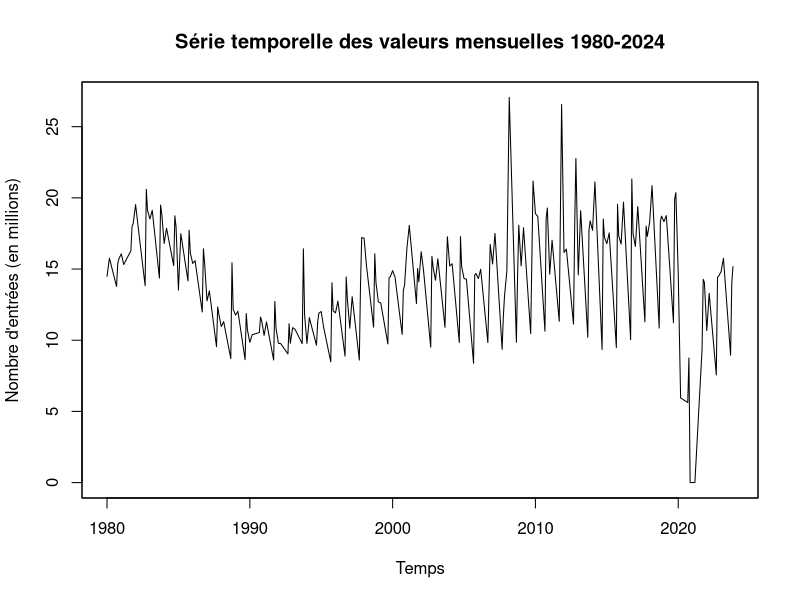
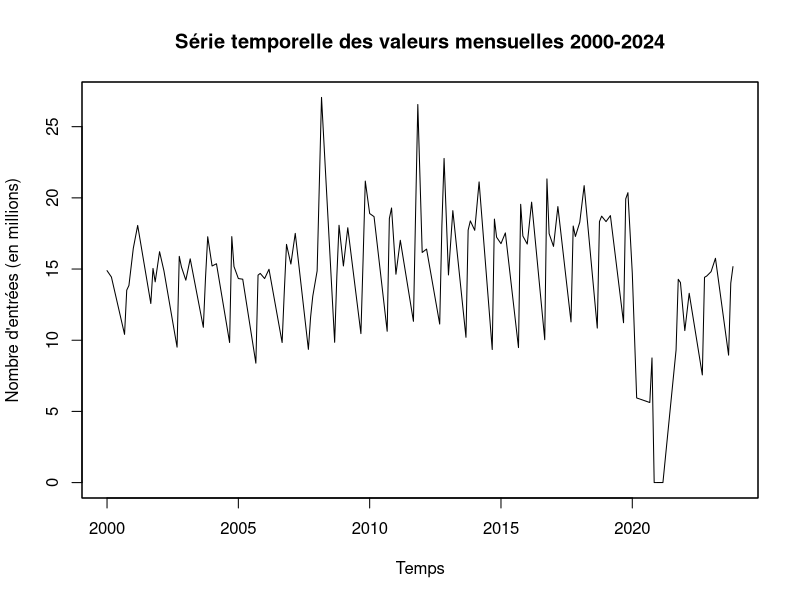

The R script that drew these images, in order: (Note: this script raises an error after producing the figures.)
#---------- 1. CHARGER LES PACKAGES ----------

library(readxl)
library(zoo)
library(ggplot2)
library(dplyr)
library(tidyr)





#---------- 2. IMPORTER LES DONNÉES ----------

#----- 2.1. Charger les données -----

## https://www.cnc.fr/documents/36995/158946/fr%C3%A9quentation+et+films+dans+les+salles+de+cin%C3%A9ma.xlsx/df2fce1f-52e3-08f4-a8a1-172ee8fd8203

freq_mens_cinema <- read_excel("data/freq_mens_cinema.xlsx")



#----- 2.2. Réorganiser la base -----

# Renommer la première colonne (année)

names(freq_mens_cinema)[1] <- "Annee"


# Retirer la colonne total

freq_mens_cinema <- freq_mens_cinema |> 
  select(-Total) |> # retirer la colonne "Total"
  round() # arrondir pour tirer les virgules


# Extraire la période 2000-2024

freq_mens_cinema_0024 <- freq_mens_cinema |> 
  filter(Annee >= 2000)



#----- 2.3. Convertir en TS -----

# Convertir les données en format long

freq_mens_cinema_long <- freq_mens_cinema |> 
  pivot_longer(cols = -Annee, names_to = "Mois", values_to = "Valeur")

freq_mens_cinema_0024_long <- freq_mens_cinema_0024 |> 
  pivot_longer(cols = -Annee, names_to = "Mois", values_to = "Valeur")


# Créer une colonne Date 

freq_mens_cinema_long$Date <- as.yearmon(paste(freq_mens_cinema_long$Annee, freq_mens_cinema_long$Mois), 
                                         format = "%Y %B")

freq_mens_cinema_0024_long$Date <- as.yearmon(paste(freq_mens_cinema_0024_long$Annee, freq_mens_cinema_0024_long$Mois),
                                              format = "%Y %B")



# Convertir en séries temporelles

ts_freq_mens_cinema <- zoo(freq_mens_cinema_long$Valeur, order.by = freq_mens_cinema_long$Date)

ts_freq_mens_cinema_0024 <- zoo(freq_mens_cinema_0024_long$Valeur, order.by = freq_mens_cinema_0024_long$Date)


# Visualiser les séries temporelles

plot(ts_freq_mens_cinema / 1e6,
     xlab = "Temps",
     ylab = "Nombre d'entrées (en millions)",
     main = "Série temporelle des valeurs mensuelles 1980-2024")

plot(ts_freq_mens_cinema_0024 / 1e6,
     xlab = "Temps",
     ylab = "Nombre d'entrées (en millions)",
     main = "Série temporelle des valeurs mensuelles 2000-2024")


# Décomposer les séries temporelles

ts_freq_mens_cinema |> 
  as.ts() |> 
  decompose() |> 
  plot()

ts_freq_mens_cinema_0024 |> 
  as.ts() |> 
  decompose() |> 
  plot()